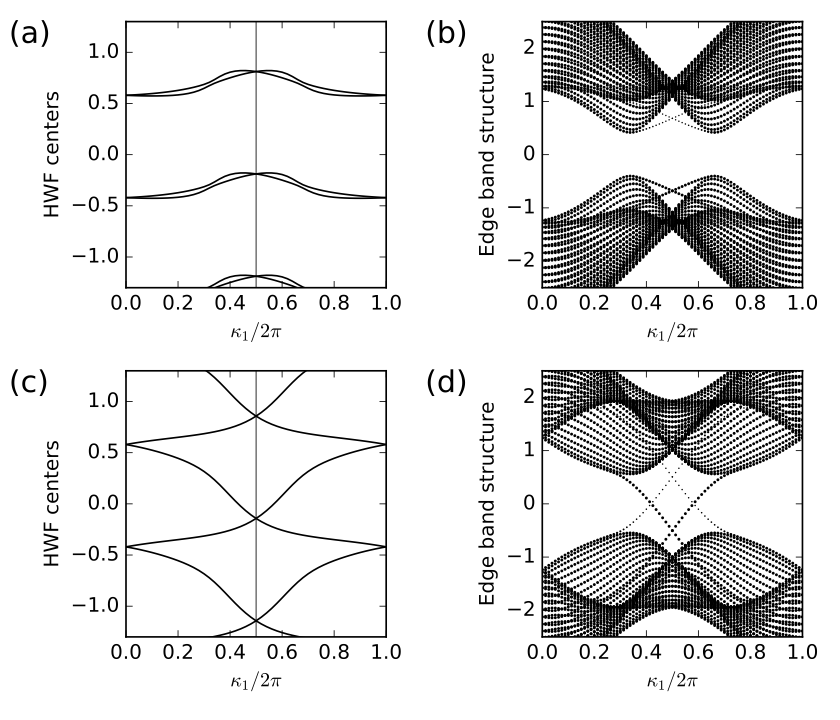

Python code for this plot:
#!/usr/bin/env python
from __future__ import print_function # python3 style print

# Tight-binding 2D Kane-Mele model
# C.L. Kane and E.J. Mele, PRL 95, 146802 (2005)

from pythtb import * # import TB model class
import matplotlib.pyplot as plt

# set model parameters
delta=0.7     # site energy
t=-1.0        # spin-independent first-neighbor hop
soc=0.06      # spin-dependent second-neighbor hop
rashba=0.05   # spin-flip first-neighbor hop
soc_list=[-0.06,-0.24] # spin-dependent second-neighbor hop

def set_model(t,soc,rashba,delta):

  # set up Kane-Mele model
  lat=[[1.0,0.0],[0.5,np.sqrt(3.0)/2.0]]
  orb=[[1./3.,1./3.],[2./3.,2./3.]]
  model=tb_model(2,2,lat,orb,nspin=2)
  model.set_onsite([delta,-delta])

  # definitions of Pauli matrices
  sigma_x=np.array([0.,1.,0.,0])
  sigma_y=np.array([0.,0.,1.,0])
  sigma_z=np.array([0.,0.,0.,1])
  r3h =np.sqrt(3.0)/2.0
  sigma_a= 0.5*sigma_x-r3h*sigma_y
  sigma_b= 0.5*sigma_x+r3h*sigma_y
  sigma_c=-1.0*sigma_x

  # spin-independent first-neighbor hops
  for lvec in ([ 0, 0], [-1, 0], [ 0,-1]):
    model.set_hop(t, 0, 1, lvec)
  # spin-dependent second-neighbor hops
  for lvec in ([ 1, 0], [-1, 1], [ 0,-1]):
    model.set_hop(soc*1.j*sigma_z, 0, 0, lvec)
  for lvec in ([-1, 0], [ 1,-1], [ 0, 1]):
    model.set_hop(soc*1.j*sigma_z, 1, 1, lvec)
  # spin-flip first-neighbor hops
  model.set_hop(1.j*rashba*sigma_a, 0, 1, [ 0, 0], mode="add")
  model.set_hop(1.j*rashba*sigma_b, 0, 1, [-1, 0], mode="add")
  model.set_hop(1.j*rashba*sigma_c, 0, 1, [ 0,-1], mode="add")

  return model

# For the purposes of plot labels:
#   Real space is (r1,r2) in reduced coordinates
#   Reciprocal space is (k1,k2) in reduced coordinates
# Below, following Python, these are (r0,r1) and (k0,k1)

# set up figures
fig,ax=plt.subplots(2,2,figsize=(7,6))

nk=51
# run over two choices of t2
for je,soc in enumerate(soc_list):

  # solve bulk model on grid and get hybrid Wannier centers along r1
  # as a function of k0
  my_model=set_model(t,soc,rashba,delta)
  my_array=wf_array(my_model,[nk,nk])
  my_array.solve_on_grid([0.,0.])
  rbar = my_array.berry_phase([0,1],1,berry_evals=True,contin=True)/(2.*np.pi)
  
  # set up and solve ribbon model that is finite along direction 1
  width=20
  nkr=81
  ribbon_model=my_model.cut_piece(width,fin_dir=1,glue_edgs=False)
  (k_vec,k_dist,k_node)=ribbon_model.k_path('full',nkr,report=False)
  (rib_eval,rib_evec)=ribbon_model.solve_all(k_vec,eig_vectors=True)
  
  nbands=rib_eval.shape[0]
  (ax0,ax1)=ax[je,:]
  
  # hybrid Wannier center flow
  k0=np.linspace(0.,1.,nk)
  ax0.set_xlim(0.,1.)
  ax0.set_ylim(-1.3,1.3)
  ax0.set_xlabel(r"$\kappa_1/2\pi$")
  ax0.set_ylabel(r"HWF centers")
  ax0.axvline(x=0.5,linewidth=0.5, color='k')
  for shift in (-1.,0.,1.,2.):
    ax0.plot(k0,rbar[:,0]+shift,color='k')
    ax0.plot(k0,rbar[:,1]+shift,color='k')
  
  # edge band structure
  k0=np.linspace(0.,1.,nkr)
  ax1.set_xlim(0.,1.)
  ax1.set_ylim(-2.5,2.5)
  ax1.set_xlabel(r"$\kappa_1/2\pi$")
  ax1.set_ylabel(r"Edge band structure")
  for (i,kv) in enumerate(k0):
  
    # find expectation value <r1> at i'th k-point along direction k0
    pos_exp=ribbon_model.position_expectation(rib_evec[:,i],dir=1)
  
    # assign weight in [0,1] to be 1 except for edge states near bottom
    weight=3.0*pos_exp/width
    for j in range(nbands):
      weight[j]=min(weight[j],1.)
  
    # scatterplot with symbol size proportional to assigned weight
    s=ax1.scatter([k_vec[i]]*nbands, rib_eval[:,i],
         s=0.6+2.5*weight, c='k', marker='o', edgecolors='none')

    #   ax0.text(-0.45,0.92,'(a)',size=18.,transform=ax0.transAxes)
    #   ax1.text(-0.45,0.92,'(b)',size=18.,transform=ax1.transAxes)

# save figure as a PDF
aa=ax.flatten()
for i,lab in enumerate(['(a)','(b)','(c)','(d)']):
  aa[i].text(-0.45,0.92,lab,size=18.,transform=aa[i].transAxes)
fig.tight_layout()
plt.subplots_adjust(left=0.15,wspace=0.6)
fig.savefig("kanemele_topo.pdf")
